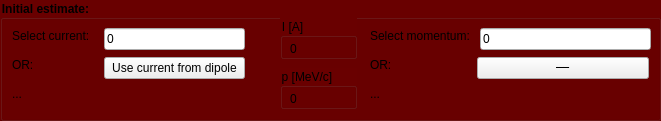
          <widget class="QGroupBox" name="groupBox">
           <property name="geometry">
            <rect>
             <x>10</x>
             <y>40</y>
             <width>661</width>
             <height>121</height>
            </rect>
           </property>
           <property name="font">
            <font>
             <weight>75</weight>
             <bold>true</bold>
            </font>
           </property>
           <property name="styleSheet">
            <string notr="true">QGroupBox{ background-color: rgb(105, 0, 0);}
QLabel{ background-color: rgba(0,0,0,0%);}</string>
           </property>
           <property name="title">
            <string>Initial estimate:</string>
           </property>
           <widget class="QLineEdit" name="lineEdit_selectMom">
            <property name="geometry">
             <rect>
              <x>480</x>
              <y>28</y>
              <width>171</width>
              <height>22</height>
             </rect>
            </property>
            <property name="minimumSize">
             <size>
              <width>0</width>
              <height>22</height>
             </size>
            </property>
            <property name="text">
             <string>0</string>
            </property>
           </widget>
           <widget class="QLineEdit" name="lineEdit_selectCurrent">
            <property name="geometry">
             <rect>
              <x>104</x>
              <y>28</y>
              <width>141</width>
              <height>22</height>
             </rect>
            </property>
            <property name="minimumSize">
             <size>
              <width>0</width>
              <height>22</height>
             </size>
            </property>
            <property name="text">
             <string>0</string>
            </property>
           </widget>
           <widget class="QLabel" name="label">
            <property name="geometry">
             <rect>
              <x>12</x>
              <y>28</y>
              <width>85</width>
              <height>16</height>
             </rect>
            </property>
            <property name="text">
             <string>Select current:</string>
            </property>
           </widget>
           <widget class="QLabel" name="label_6">
            <property name="geometry">
             <rect>
              <x>12</x>
              <y>57</y>
              <width>22</width>
              <height>16</height>
             </rect>
            </property>
            <property name="text">
             <string>OR:</string>
            </property>
           </widget>
           <widget class="QLabel" name="label_2">
            <property name="geometry">
             <rect>
              <x>370</x>
              <y>28</y>
              <width>109</width>
              <height>16</height>
             </rect>
            </property>
            <property name="text">
             <string>Select momentum:</string>
            </property>
           </widget>
           <widget class="QLabel" name="label_7">
            <property name="geometry">
             <rect>
              <x>370</x>
              <y>57</y>
              <width>22</width>
              <height>16</height>
             </rect>
            </property>
            <property name="text">
             <string>OR:</string>
            </property>
           </widget>
           <widget class="QGroupBox" name="groupBox_7">
            <property name="geometry">
             <rect>
              <x>280</x>
              <y>18</y>
              <width>77</width>
              <height>41</height>
             </rect>
            </property>
            <property name="title">
             <string>I [A]</string>
            </property>
            <widget class="QLabel" name="label_predictI">
             <property name="geometry">
              <rect>
               <x>10</x>
               <y>20</y>
               <width>61</width>
               <height>22</height>
              </rect>
             </property>
             <property name="text">
              <string>0</string>
             </property>
            </widget>
           </widget>
           <widget class="QGroupBox" name="groupBox_2">
            <property name="geometry">
             <rect>
              <x>280</x>
              <y>68</y>
              <width>77</width>
              <height>41</height>
             </rect>
            </property>
            <property name="title">
             <string>p [MeV/c]</string>
            </property>
            <widget class="QLabel" name="label_predictMom">
             <property name="geometry">
              <rect>
               <x>10</x>
               <y>20</y>
               <width>61</width>
               <height>22</height>
              </rect>
             </property>
             <property name="text">
              <string>0</string>
             </property>
            </widget>
           </widget>
           <widget class="QPushButton" name="pushButton_useCurrent">
            <property name="geometry">
             <rect>
              <x>104</x>
              <y>57</y>
              <width>141</width>
              <height>22</height>
             </rect>
            </property>
            <property name="sizePolicy">
             <sizepolicy hsizetype="Minimum" vsizetype="Fixed">
              <horstretch>0</horstretch>
              <verstretch>0</verstretch>
             </sizepolicy>
            </property>
            <property name="minimumSize">
             <size>
              <width>140</width>
              <height>22</height>
             </size>
            </property>
            <property name="maximumSize">
             <size>
              <width>371</width>
              <height>16777215</height>
             </size>
            </property>
            <property name="text">
             <string>Use current from dipole</string>
            </property>
            <property name="checked">
             <bool>false</bool>
            </property>
           </widget>
           <widget class="QPushButton" name="pushButton_useRF">
            <property name="geometry">
             <rect>
              <x>477</x>
              <y>57</y>
              <width>172</width>
              <height>22</height>
             </rect>
            </property>
            <property name="sizePolicy">
             <sizepolicy hsizetype="Minimum" vsizetype="Fixed">
              <horstretch>0</horstretch>
              <verstretch>0</verstretch>
             </sizepolicy>
            </property>
            <property name="minimumSize">
             <size>
              <width>140</width>
              <height>22</height>
             </size>
            </property>
            <property name="maximumSize">
             <size>
              <width>371</width>
              <height>16777215</height>
             </size>
            </property>
            <property name="font">
             <font>
              <pointsize>-1</pointsize>
              <strikeout>true</strikeout>
             </font>
            </property>
            <property name="text">
             <string>Estimate momentum from RF</string>
            </property>
            <property name="checked">
             <bool>false</bool>
            </property>
           </widget>
           <widget class="QLabel" name="label_I">
            <property name="geometry">
             <rect>
              <x>12</x>
              <y>86</y>
              <width>120</width>
              <height>16</height>
             </rect>
            </property>
            <property name="minimumSize">
             <size>
              <width>120</width>
              <height>0</height>
             </size>
            </property>
            <property name="text">
             <string>...</string>
            </property>
           </widget>
           <widget class="QLabel" name="label_RF">
            <property name="geometry">
             <rect>
              <x>370</x>
              <y>86</y>
              <width>120</width>
              <height>16</height>
             </rect>
            </property>
            <property name="minimumSize">
             <size>
              <width>120</width>
              <height>0</height>
             </size>
            </property>
            <property name="text">
             <string>...</string>
            </property>
           </widget>
          </widget>
